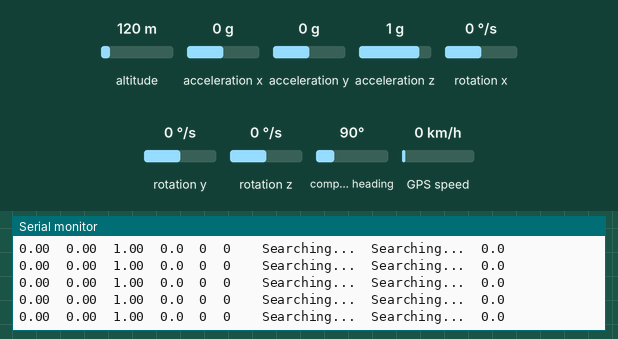
The sketch below on a simulated Arduino Uno, built with avr-gcc and run on an emulated ATmega328P. Shown: the last lines printed to the serial monitor. Wiring (inferred from the names in the program): MPU-6050 motion sensor at I2C address 0x68. The test bench sets the inputs (shaded band); at power-on: acceleration x 0 g, acceleration y 0 g, acceleration z 1 g, rotation z 0 °/s, GPS speed 0 km/h, altitude 120 m, rotation x 0 °/s, rotation y 0 °/s, compass heading 90°. The GPS gets a fix after 3 s at 37.7749, -122.4194 with 8 satellites.

Above: at 2.3 s.
2.4 s: acceleration x set to -1.4 g
At 3.29 s:
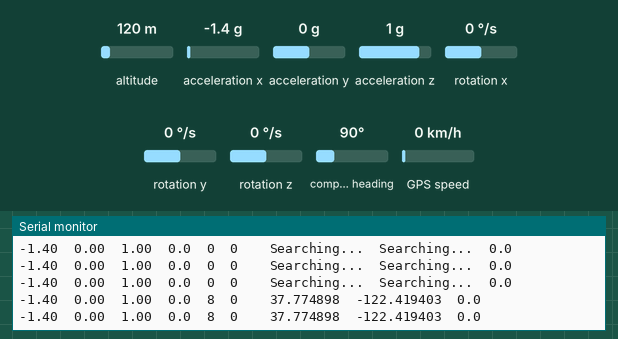
5.1 s: acceleration y set to -1.4 g
At 5.19 s:
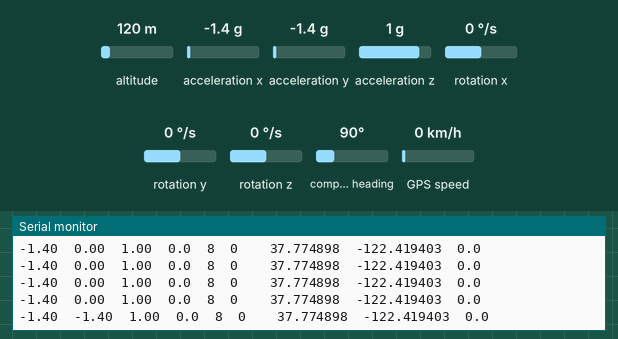
6.6 s: acceleration z set to -1.4 g
At 6.69 s:
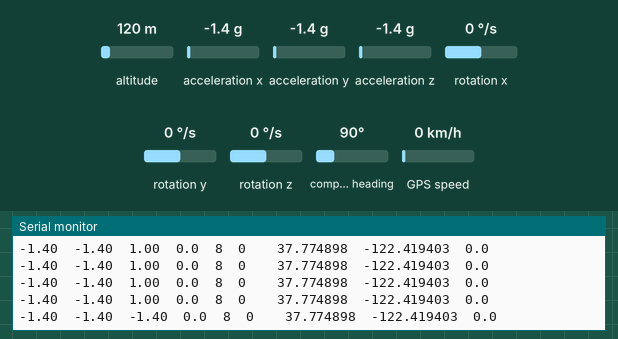
8.1 s: rotation z set to -192 °/s
At 8.19 s:
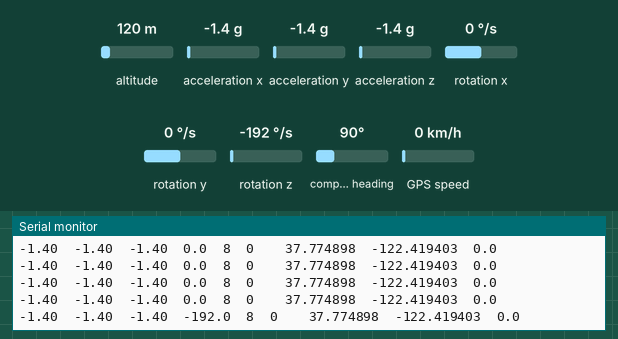
9.6 s: GPS speed set to 2 km/h
At 9.69 s:
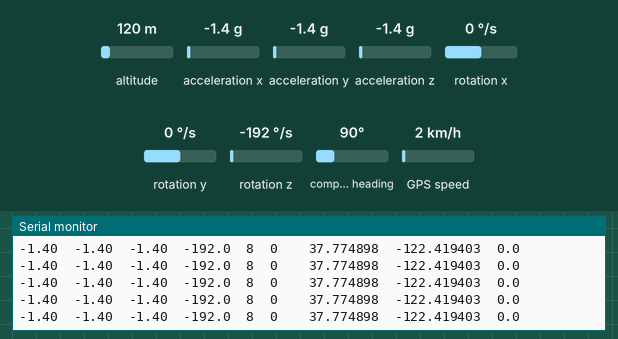

Measured:
- after the input at 2.4 s, the serial monitor: prints a new line after 0.07 s (image 1)
- after the input at 5.1 s, the serial monitor: prints a new line after 0.09 s (image 2)
- after the input at 6.6 s, the serial monitor: prints a new line after 0.09 s (image 3)
- after the input at 8.1 s, the serial monitor: prints a new line after 0.09 s (image 4)

The sketch:

GpsImuINTArduinoTes.ino
```cpp
#include <Wire.h>
#include <SoftwareSerial.h>
#include <TinyGPSPlus.h>

static const int GPS_RXPin = 4;
static const int GPS_TXPin = 255;
static const uint32_t GPSBaud = 9600;

SoftwareSerial gpsSerial(GPS_RXPin, GPS_TXPin);
TinyGPSPlus gps;

// Custom NMEA extractor for GSV sentences (Satellites in View / Searched)
TinyGPSCustom satsInView(gps, "GPGSV", 3);
TinyGPSCustom gnssSatsInView(gps, "GNGSV", 3); // For multi-GNSS (NEO-8M default)

const uint8_t MPU_ADDR = 0x68;
unsigned long lastPrintTime = 0;
const unsigned long printInterval = 100; // 10 Hz refresh rate

// Calibration offsets
float accX_offset = 0.0, accY_offset = 0.0, accZ_offset = 0.0;
float gyroX_offset = 0.0, gyroY_offset = 0.0, gyroZ_offset = 0.0;

void calibrateMPU(int samples = 400) {
  Serial.println(F("Calibrating IMU... Keep sensor still."));

  long ax_sum = 0, ay_sum = 0, az_sum = 0;
  long gx_sum = 0, gy_sum = 0, gz_sum = 0;

  for (int i = 0; i < samples; i++) {
    Wire.beginTransmission(MPU_ADDR);
    Wire.write(0x3B);
    Wire.endTransmission(false);
    Wire.requestFrom(MPU_ADDR, (uint8_t)14);

    ax_sum += (Wire.read() << 8) | Wire.read();
    ay_sum += (Wire.read() << 8) | Wire.read();
    az_sum += (Wire.read() << 8) | Wire.read();
    Wire.read(); Wire.read(); // Skip temp
    gx_sum += (Wire.read() << 8) | Wire.read();
    gy_sum += (Wire.read() << 8) | Wire.read();
    gz_sum += (Wire.read() << 8) | Wire.read();

    delay(2);
  }

  accX_offset  = (ax_sum / (float)samples) / 16384.0;
  accY_offset  = (ay_sum / (float)samples) / 16384.0;
  accZ_offset  = ((az_sum / (float)samples) / 16384.0) - 1.0;

  gyroX_offset = (gx_sum / (float)samples) / 131.0;
  gyroY_offset = (gy_sum / (float)samples) / 131.0;
  gyroZ_offset = (gz_sum / (float)samples) / 131.0;

  Serial.println(F("IMU Calibrated!\n"));
}

void setup() {
  Serial.begin(115200);
  gpsSerial.begin(GPSBaud);

  Wire.begin();
  Wire.setClock(400000);
  Wire.setWireTimeout(3000, true);

  // Wake up MPU-6050
  Wire.beginTransmission(MPU_ADDR);
  Wire.write(0x6B);
  Wire.write(0x00);
  Wire.endTransmission();

  // Set DLPF to ~20Hz low-pass filter
  Wire.beginTransmission(MPU_ADDR);
  Wire.write(0x1A);
  Wire.write(0x04);
  Wire.endTransmission();

  delay(100);
  calibrateMPU(400);

  Serial.println(F("AccX\tAccY\tAccZ\tGyrZ\tSatsLocked\tSatsSearched\tLatitude\tLongitude\tSpeed(km/h)"));
}

void loop() {
  // Continuously feed incoming GPS characters
  while (gpsSerial.available() > 0) {
    gps.encode(gpsSerial.read());
  }

  // Periodic display update
  if (millis() - lastPrintTime >= printInterval) {
    lastPrintTime = millis();

    // 1. Read MPU-6050
    Wire.beginTransmission(MPU_ADDR);
    Wire.write(0x3B);
    if (Wire.endTransmission(false) == 0) {
      Wire.requestFrom(MPU_ADDR, (uint8_t)14);
      if (Wire.available() == 14) {
        int16_t rawAx = (Wire.read() << 8) | Wire.read();
        int16_t rawAy = (Wire.read() << 8) | Wire.read();
        int16_t rawAz = (Wire.read() << 8) | Wire.read();
        Wire.read(); Wire.read(); // Skip temp
        Wire.read(); Wire.read(); // Skip GyroX
        Wire.read(); Wire.read(); // Skip GyroY
        int16_t rawGz = (Wire.read() << 8) | Wire.read();

        float ax = (rawAx / 16384.0) - accX_offset;
        float ay = (rawAy / 16384.0) - accY_offset;
        float az = (rawAz / 16384.0) - accZ_offset;
        float gz = (rawGz / 131.0) - gyroZ_offset;

        if (abs(gz) < 0.25) gz = 0.0;

        Serial.print(ax, 2); Serial.print('\t');
        Serial.print(ay, 2); Serial.print('\t');
        Serial.print(az, 2); Serial.print('\t');
        Serial.print(gz, 1); Serial.print('\t');
      }
    }

    // 2. Satellites Locked (Used in Fix)
    if (gps.satellites.isValid()) {
      Serial.print(gps.satellites.value());
    } else {
      Serial.print(F("0"));
    }
    Serial.print('\t');

    // 3. Satellites Searched (In View via GSV sentence)
    if (gnssSatsInView.isValid() && strlen(gnssSatsInView.value()) > 0) {
      Serial.print(gnssSatsInView.value());
    } else if (satsInView.isValid() && strlen(satsInView.value()) > 0) {
      Serial.print(satsInView.value());
    } else {
      Serial.print(F("0"));
    }
    Serial.print(F("\t\t"));

    // 4. Coordinates & Speed
    if (gps.location.isValid()) {
      Serial.print(gps.location.lat(), 6);
      Serial.print('\t');
      Serial.print(gps.location.lng(), 6);
    } else {
      Serial.print(F("Searching...\tSearching..."));
    }
    Serial.print('\t');

    if (gps.speed.isValid()) {
      Serial.println(gps.speed.kmph(), 1);
    } else {
      Serial.println(F("0.0"));
    }
  }
}
```
